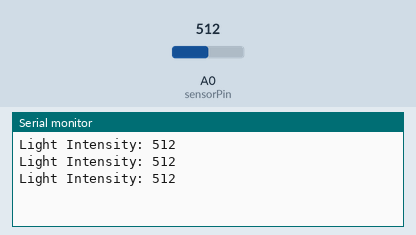
Recording of a sketch running on a simulated Arduino Uno, built with avr-gcc and run on an emulated ATmega328P. On the bench: the last lines printed to the serial monitor. The test bench sets the inputs (shaded band); at power-on: A0 (sensorPin) = 512.

Above: at 1.3 s.
1.4 s: A0 (sensorPin) set to 716
At 1.9 s:
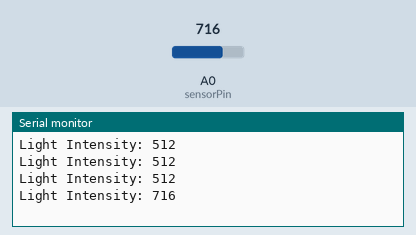
2.9 s: A0 (sensorPin) set to 900
At 3.3 s:
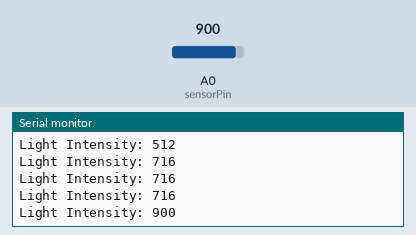
Timing chart, 0 to 5.9 s (numbered marks = the images above; inputs shaded):
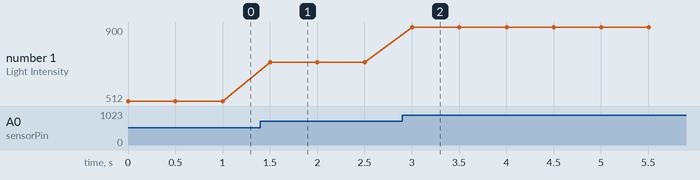

Measured:
- after the input at 1.4 s, the serial monitor: prints a new line after 0.10 s (image 1)
- after the input at 2.9 s, the serial monitor: prints a new line after 0.10 s (image 2)
- plotted number 1: 512 → 716 after the input at 1.4 s, 716 → 900 after the input at 2.9 s

The sketch:

project_22_code.ino
```cpp
// Define sensor pin
const int sensorPin = A0;  // Photodiode connected to A0
int sensorValue = 0;       // Variable to store analog reading

void setup() {
  Serial.begin(9600);       // Start Serial Monitor
  pinMode(sensorPin, INPUT); // Define pin as input
}

void loop() {
  sensorValue = analogRead(sensorPin);  // Read light level
  Serial.print("Light Intensity: ");
  Serial.println(sensorValue);          // Print value to Serial Monitor

  delay(500);  // Delay for readability
}
```
